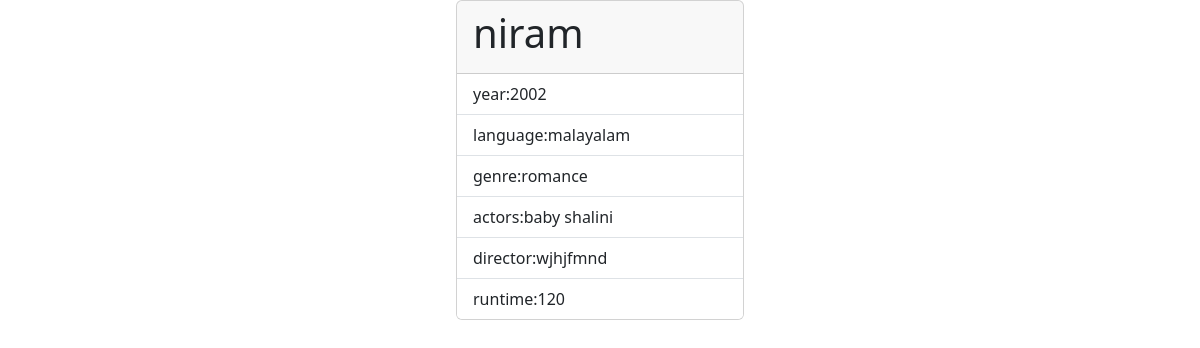
Page /movies/9/ on the committed database.
### myapp/models.py (models this page shows, shortened)
class Movie(models.Model):
    name=models.CharField(max_length=200,unique=True)
    language=models.CharField(max_length=200)
    runtime=models.PositiveIntegerField()
    genre=models.CharField(max_length=200)
    director=models.CharField(max_length=200)
    year=models.PositiveIntegerField()
    actors=models.CharField(max_length=200)

### myapp/views.py (the view)
# urls.py: path('movies/<int:pk>/',views.MovieDetailView.as_view(),name="movie-detail"),
class MovieDetailView(View):
    def get(self,request,*args,**kwargs):
        id=kwargs.get("pk")
        qs=Movie.objects.get(id=id)
        return render(request,"movie_detail.html",{"data":qs})

### myapp/templates/movie_detail.html (shortened to what this page needs)
<!DOCTYPE html>
<html lang="en">
<head>
    <link href="https://cdn.jsdelivr.net/npm/bootstrap@5.3.2/dist/css/bootstrap.min.css" rel="stylesheet">
</head>
<body>
    <div class="container d-flex justify-content-center">
        <div class="card" style="width: 18rem;">
            <div class="card-header">
            <h1>{{data.name}}</h1>
            </div>
            <ul class="list-group list-group-flush">
              <li class="list-group-item">year:{{data.year}}</li>
              <li class="list-group-item">language:{{data.language}}</li>
              <li class="list-group-item">genre:{{data.genre}}</li>
              <li class="list-group-item">actors:{{data.actors}}</li>
              <li class="list-group-item">director:{{data.director}}</li>
              <li class="list-group-item">runtime:{{data.runtime}}</li>
            </ul>
          </div>
    </div>
</body>
</html>

### rows in the picture
Movie: name "niram", year "2002", language "malayalam", genre "romance", actors "baby shalini", director "wjhjfmnd", runtime "120"
